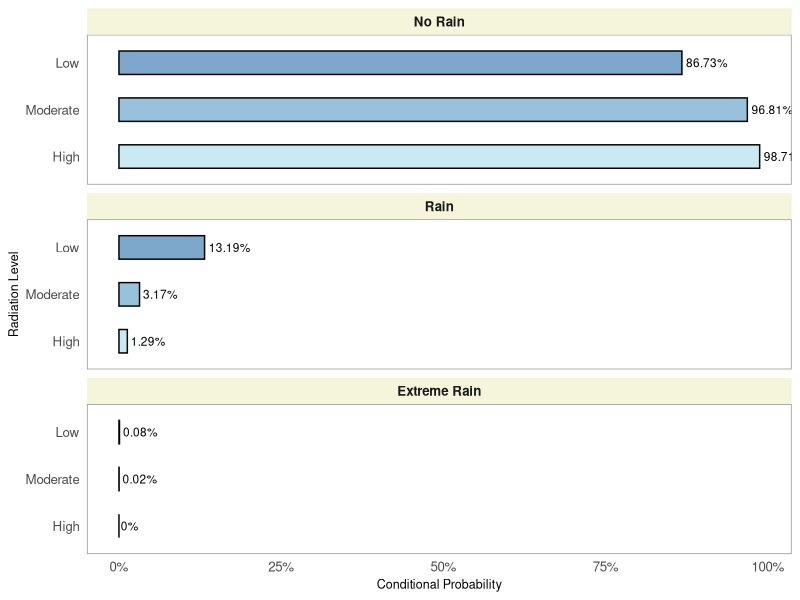

R code for this plot: (Note: this script raises an error after producing the figure.)
## ---- chunk 1
library(ggplot2)
library(tidyr)
library(dplyr)

# Dados
df <- data.frame(
  Radiation = factor(c("High", "Moderate", "Low"), levels = c("High", "Moderate", "Low")),
  No_rain = c( 98.71, 96.81 , 86.73),
  Rain = c(1.29, 3.17 , 13.19),
  Extreme_rain = c(0, 0.02 , 0.08)
)

# Converter para formato longo
df_long <- df %>%
  pivot_longer(cols = -Radiation, names_to = "Precipitation", values_to = "Probability")

# Criar rótulos de precipitação para o facet
df_long$Precipitation <- factor(df_long$Precipitation,
                                levels = c("No_rain", "Rain", "Extreme_rain"),
                                labels = c("No Rain", "Rain", "Extreme Rain"))

# Gráfico
g_rad = ggplot(df_long, aes(x = Probability/100, y = Radiation, fill = Radiation)) +
  geom_col(width = 0.5, color = "black", alpha = 0.7) +
  geom_text(aes(label = paste0(Probability, "%")), 
          hjust = -0.1, size = 3) +
  facet_wrap(~ Precipitation, ncol = 1, scales = "free_y") +
  scale_x_continuous(labels = scales::percent_format(accuracy = 1)) +
  scale_fill_manual(values = c("lightblue2", "skyblue3", "steelblue")) +
  labs(x = "Conditional Probability", y = "Radiation Level") +
  theme_minimal(base_size = 12) +
  theme(
    panel.grid = element_blank(),
    strip.background = element_rect(fill = "beige", color = NA),
    strip.text = element_text(face = "bold"),
    legend.position = "none",
    panel.border = element_rect(color = "grey60", fill = NA),
    axis.title.x = element_text(size = 9),
    axis.title.y = element_text(size = 9)
  )

ggsave(
  filename = "C:/Users/Pichau/INMET/probabilidades_condicionais/cond_prob_radiacao_atualizado.png",
  plot = g_rad,
  width = 7,
  height = 5,
  dpi = 300,
  bg = "white"  # 🔥 garante fundo branco no arquivo salvo
)


## ---- chunk 2
g_vento <- ggplot(df_vento_long, aes(x = Probability/100, y = Wind, fill = Wind)) +
  geom_col(width = 0.5, color = "black", alpha = 0.7) +
  geom_text(aes(label = paste0(Probability, "%")), 
            hjust = -0.1, size = 3) +
  facet_wrap(~ Precipitation, ncol = 1, scales = "free_y") +
  scale_x_continuous(labels = scales::percent_format(accuracy = 1), limits = c(0, 1.1)) +
  scale_fill_manual(values = c("lightblue2", "skyblue3", "steelblue")) +
  labs(x = "Conditional Probability", y = "Wind Speed Level") +
  theme_light(base_size = 12) +
  theme(
    panel.background = element_rect(fill = "white", color = NA),
    plot.background = element_rect(fill = "white", color = NA),
    panel.grid = element_blank(),
    strip.background = element_rect(fill = "beige", color = NA),
    strip.text = element_text(face = "bold", size = 9, color = "black"),  # CORRIGIDO: cor do título para preto
    axis.text.x = element_text(size = 8),
    axis.text.y = element_text(size = 8),
    axis.title.x = element_text(size = 9),
    axis.title.y = element_text(size = 9),
    legend.position = "none",
    panel.border = element_rect(color = "grey60", fill = NA)
  )

# Salvar imagem
ggsave(
  filename = "C:/Users/Pichau/INMET/probabilidades_condicionais/cond_prob_vento_atualizado.png",
  plot = g_vento,
  width = 7,
  height = 5,
  dpi = 300,
  bg = "white"
)

## ---- chunk 3
library(ggplot2)
library(tidyr)
library(dplyr)

# Dados
df_umidade <- data.frame(
  Humidity = factor(c("High", "Moderate", "Low"), levels = c("High", "Moderate", "Low")),
  
  No_rain = c(86.61,97.05 , 98.90 ),
  Rain = c(13.32,2.93 ,1.09 ),
  Extreme_rain = c(0.07, 0.02, 0.01 )
  
  
)

# Converter para formato longo
df_umidade_long <- df_umidade %>%
  pivot_longer(cols = -Humidity, names_to = "Precipitation", values_to = "Probability")

# Ajustar rótulos
df_umidade_long$Precipitation <- factor(df_umidade_long$Precipitation,
                                        levels = c("No_rain", "Rain", "Extreme_rain"),
                                        labels = c("No Rain", "Rain", "Extreme Rain"))

# Criar gráfico
g_umidade <- ggplot(df_umidade_long, aes(x = Probability/100, y = Humidity, fill = Humidity)) +
  geom_col(width = 0.5, color = "black", alpha = 0.7) +
  geom_text(aes(label = paste0(Probability, "%")), 
            hjust = -0.1, size = 3) +
  facet_wrap(~ Precipitation, ncol = 1, scales = "free_y") +
  scale_x_continuous(labels = scales::percent_format(accuracy = 1), limits = c(0, 1.1)) +
  scale_fill_manual(values = c("lightblue2", "skyblue3", "steelblue")) +
  labs(x = "Conditional Probability", y = "Relative Humidity Level") +
  theme_light(base_size = 12) +
  theme(
    panel.background = element_rect(fill = "white", color = NA),
    plot.background = element_rect(fill = "white", color = NA),
    panel.grid = element_blank(),
    strip.background = element_rect(fill = "beige", color = NA),
    strip.text = element_text(face = "bold", size = 9, color = "black"),  # preto
    axis.text.x = element_text(size = 8),
    axis.text.y = element_text(size = 8),
    axis.title.x = element_text(size = 9),
    axis.title.y = element_text(size = 9),
    legend.position = "none",
    panel.border = element_rect(color = "grey60", fill = NA)
  )

# Salvar imagem
dir.create("C:/Users/Pichau/INMET/probabilidades_condicionais", showWarnings = FALSE)

ggsave(
  filename = "C:/Users/Pichau/INMET/probabilidades_condicionais/cond_prob_umidade_atualizado.png",
  plot = g_umidade,
  width = 7,
  height = 5,
  dpi = 300,
  bg = "white"
)
## ---- chunk 4
library(ggplot2)
library(tidyr)
library(dplyr)

# ---- Dados ----
df_rad <- data.frame(
  
  Variable = "Radiation",
  Level = factor(c("High", "Moderate", "Low"), levels = c("High", "Moderate", "Low")),
  
  No_rain = c( 98.71, 96.81 , 86.73),
  Rain = c(1.29, 3.17 , 13.19),
  Extreme_rain = c(0, 0.02 , 0.08)
)

df_wind <- data.frame(
  
# Atualizado 
  Variable = "Wind",
  Level = factor(c("High", "Moderate", "Low"), levels = c("High", "Moderate", "Low")),
  No_rain = c(92.86, 87.76, 92.47),
  Rain = c(7.07, 12.14, 7.49),
  Extreme_rain = c(0.07, 0.10, 0.04)
)


# Atualizado 
df_hum <- data.frame(
  Variable = "Humidity",
  Level = factor(c("High", "Moderate", "Low"), levels = c("High", "Moderate", "Low")),
  No_rain = c(86.61,97.05 , 98.90 ),
  Rain = c(13.32,2.93 ,1.09 ),
  Extreme_rain = c(0.07, 0.02, 0.01 )
  
)

# ---- Combina e alonga ----
df_all_long <- bind_rows(df_rad, df_wind, df_hum) |>
  pivot_longer(c(No_rain, Rain, Extreme_rain),
               names_to = "Precipitation", values_to = "Probability") |>
  mutate(
    Precipitation = factor(Precipitation,
                           levels = c("No_rain","Rain","Extreme_rain"),
                           labels = c("No Rain","Rain","Extreme Rain")),
    prop = Probability/100,
    # posição do rótulo, com "empurrão" à direita e clamp no 1.05
    label_x = pmin(prop + 0.015, 1.05),
    label_txt = paste0(sprintf("%.2f", Probability), "%")
  )

# ---- Gráfico combinado com rótulos ----
g_all <- ggplot(df_all_long, aes(x = prop, y = Level, fill = Level)) +
  geom_col(width = 0.5, color = "black", alpha = 0.7) +
  geom_text(aes(x = label_x, label = label_txt),
            hjust = 0, size = 2.1) +
  facet_grid(Precipitation ~ Variable, scales = "free_y") +
  scale_x_continuous(labels = scales::percent_format(accuracy = 1),
                     limits = c(0, 1.08)) +  # espaço para os rótulos
  scale_fill_manual(values = c("lightblue2","skyblue3","steelblue")) +
  labs(x = "Conditional Probability", y = "Level") +
  theme_light(base_size = 11) +
  theme(
    panel.background = element_rect(fill = "white", color = NA),
    plot.background  = element_rect(fill = "white", color = NA),
    panel.grid = element_blank(),
    strip.background = element_rect(fill = "beige", color = NA),
    strip.text = element_text(face = "bold", size = 9, color = "black"),
    axis.text.x = element_text(size = 8),
    axis.text.y = element_text(size = 8),
    axis.title.x = element_text(size = 9),
    axis.title.y = element_text(size = 9),
    legend.position = "none",
    panel.border = element_rect(color = "grey60", fill = NA)
  )

ggsave(
  filename = "C:/Users/Pichau/INMET/probabilidades_condicionais/cond_prob_radiacao_atualizado.png",
  plot = g_rad,
  width = 20,      # antes 7
  height = 12,      # antes 5
  dpi = 400,       # maior resolução
  bg = "white"
)

## ---- chunk 5

library(ggplot2)
library(tidyr)
library(dplyr)

# Dados
dados <- data.frame(
  Humidity = factor(c("High", "Moderate", "Low"), 
                    levels = c("Low", "Moderate", "High")),
  No_rain = c(0.7349, 0.9688, 0.9949),
  Rain = c(0.2624, 0.0308, 0.0051),
  Extreme_rain = c(0.0027, 0.0004, 0)
)

# Converter para formato longo
dados_long <- dados %>%
  pivot_longer(cols = -Humidity, names_to = "Precipitation", values_to = "Probability") %>%
  mutate(Precipitation = factor(Precipitation, 
                                levels = c("No_rain", "Rain", "Extreme_rain")))

# Paleta inspirada em meteorologia (azul → chuva, azul-claro → sem chuva)
cores <- c(
  "No_rain" = "#A7C7E7",       # azul-claro acinzentado
  "Rain" = "#4A90E2",          # azul médio
  "Extreme_rain" = "#001F54"   # azul escuro profundo
)

# Gráfico final
ggplot(dados_long, aes(x = Humidity, y = Probability, fill = Precipitation)) +
  geom_bar(stat = "identity", position = position_dodge(width = 0.75), width = 0.6,
           color = "black", linewidth = 0.2) +
  geom_text(aes(label = sprintf("%.2f%%", Probability * 100)),
            position = position_dodge(width = 0.75),
            vjust = -0.4, size = 3, color = "black", family = "sans") +
  scale_fill_manual(values = cores,
                    labels = c("No rain", "Rain", "Extreme rain")) +
  labs(
    x = "Humidity level (1h lag)",
    y = "Conditional probability",
    fill = "Precipitation",
    title = ""
  ) +
  scale_y_continuous(limits = c(0, 1.05), expand = c(0, 0)) +
  theme_minimal(base_size = 11) +
  theme(
    text = element_text(family = "sans"),
    plot.title = element_text(hjust = 0.5, size = 11.5, face = "plain"),
    axis.title = element_text(size = 10),
    axis.text = element_text(size = 9),
    legend.position = "top",
    legend.title = element_text(size = 9),
    legend.text = element_text(size = 9),
    panel.grid = element_blank(),
    panel.border = element_rect(color = "grey60", fill = NA, linewidth = 0.3),
    axis.line = element_line(color = "grey40", linewidth = 0.3)
  )

# Salvar com fundo branco
ggsave(
  filename = "C:/Users/Pichau/INMET/probabilidades_condicionais/vento_umidade_lag1h.png",
  width = 6,
  height = 4,
  dpi = 300,
  bg = "white"
)



## ---- chunk 6
library(ggplot2)
library(tidyr)
library(dplyr)

dados <- data.frame(
  Humidity = factor(c("Low", "Moderate", "High"), 
                    levels = c("Low", "Moderate", "High")),
  
  No_rain = c(0.9842, 0.9593 , 0.8067),
  
  Rain = c(0.0156,0.0404, 0.1925),
  
  Extreme_rain = c(0.0002,0.0003 ,0.0008 )
)


# Converter para formato longo
dados_long <- dados %>%
  pivot_longer(cols = -Humidity, names_to = "Precipitation", values_to = "Probability") %>%
  mutate(Precipitation = factor(Precipitation, 
                                levels = c("No_rain", "Rain", "Extreme_rain")))

# Paleta meteorológica (tons de azul)
cores <- c(
  "No_rain" = "#A7C7E7",       # azul-claro
  "Rain" = "#4A90E2",          # azul médio
  "Extreme_rain" = "#001F54"   # azul escuro
)

# Gráfico
ggplot(dados_long, aes(x = Humidity, y = Probability, fill = Precipitation)) +
  geom_bar(stat = "identity", position = position_dodge(width = 0.75), width = 0.6,
           color = "black", linewidth = 0.2) +
  geom_text(aes(label = sprintf("%.2f%%", Probability * 100)),
            position = position_dodge(width = 0.75),
            vjust = -0.4, size = 3, color = "black", family = "sans") +
  scale_fill_manual(values = cores,
                    labels = c("No rain", "Rain", "Extreme rain")) +
  labs(
    x = "Humidity level (1h lag)",
    y = "Conditional probability",
    fill = "Precipitation",
    title = ""
  ) +
  scale_y_continuous(limits = c(0, 1.05), expand = c(0, 0)) +
  theme_minimal(base_size = 11) +
  theme(
    text = element_text(family = "sans"),
    plot.title = element_text(hjust = 0.5, size = 11.5, face = "plain"),
    axis.title = element_text(size = 10),
    axis.text = element_text(size = 9),
    legend.position = "top",
    legend.title = element_text(size = 9),
    legend.text = element_text(size = 9),
    panel.grid = element_blank(),
    panel.border = element_rect(color = "grey60", fill = NA, linewidth = 0.3),
    axis.line = element_line(color = "grey40", linewidth = 0.3)
  )

# Salvar com fundo branco
ggsave(
  filename = "C:/Users/Pichau/INMET/probabilidades_condicionais/radiacao_umidade_lag1h_atualizado.png",
  width = 6,
  height = 4,
  dpi = 300,
  bg = "white"
)

## ---- chunk 7
library(ggplot2)
library(tidyr)
library(dplyr)

# Dados
df_umidade <- data.frame(
  Humidity = factor(c("High", "Moderate", "Low"), levels = c("High", "Moderate", "Low")),
  No_rain = c(86.65, 97.03, 98.89),
  Rain = c(13.32, 2.24, 1.08),
  Extreme_rain = c(0.03, 0.73, 0.03)
)

# Converter para formato longo
df_umidade_long <- df_umidade %>%
  pivot_longer(cols = -Humidity, names_to = "Precipitation", values_to = "Probability")

# Ajustar rótulos
df_umidade_long$Precipitation <- factor(df_umidade_long$Precipitation,
                                        levels = c("No_rain", "Rain", "Extreme_rain"),
                                        labels = c("No Rain", "Rain", "Extreme Rain"))

# Criar gráfico
g_umidade <- ggplot(df_umidade_long, aes(x = Probability/100, y = Humidity, fill = Humidity)) +
  geom_col(width = 0.5, color = "black", alpha = 0.7) +
  geom_text(aes(label = paste0(Probability, "%")), 
            hjust = -0.15, size = 4.2, fontface = "bold", color = "black") +  # 🔹 rótulo maior
  facet_wrap(~ Precipitation, ncol = 1, scales = "free_y") +
  scale_x_continuous(labels = scales::percent_format(accuracy = 1), 
                     limits = c(0, 1.25)) +  # 🔹 mais espaço à direita
  scale_fill_manual(values = c("lightblue2", "skyblue3", "steelblue")) +
  labs(x = "Conditional Probability", y = "Relative Humidity Level") +
  theme_light(base_size = 12) +
  theme(
    panel.background = element_rect(fill = "white", color = NA),
    plot.background = element_rect(fill = "white", color = NA),
    panel.grid = element_blank(),
    strip.background = element_rect(fill = "beige", color = NA),
    strip.text = element_text(face = "bold", size = 10, color = "black"),
    axis.text.x = element_text(size = 9),
    axis.text.y = element_text(size = 9),
    axis.title.x = element_text(size = 10),
    axis.title.y = element_text(size = 10),
    legend.position = "none",
    panel.border = element_rect(color = "grey60", fill = NA)
  )

# Salvar imagem
dir.create("C:/Users/Pichau/INMET/probabilidades_condicionais", showWarnings = FALSE)

ggsave(
  filename = "C:/Users/Pichau/INMET/probabilidades_condicionais/cond_prob_umidade.png",
  plot = g_umidade,
  width = 7,
  height = 5,
  dpi = 300,
  bg = "white"
)


## ---- chunk 8
library(ggplot2)
library(tidyr)
library(dplyr)

df_rad <- data.frame(
  
  Variable = "Radiation",
  Level = factor(c("High", "Moderate", "Low"), levels = c("High", "Moderate", "Low")),
  
  No_rain = c( 98.71, 96.81 , 86.73),
  Rain = c(1.29, 3.17 , 13.19),
  Extreme_rain = c(0, 0.02 , 0.08)
)

df_wind <- data.frame(
  
# Atualizado 
  Variable = "Wind",
  Level = factor(c("High", "Moderate", "Low"), levels = c("High", "Moderate", "Low")),
  No_rain = c(92.86, 87.76, 92.47),
  Rain = c(7.07, 12.14, 7.49),
  Extreme_rain = c(0.07, 0.10, 0.04)
)


# Atualizado 
df_hum <- data.frame(
  Variable = "Humidity",
  Level = factor(c("High", "Moderate", "Low"), levels = c("High", "Moderate", "Low")),
  No_rain = c(86.61,97.05 , 98.90 ),
  Rain = c(13.32,2.93 ,1.09 ),
  Extreme_rain = c(0.07, 0.02, 0.01 )
  
)


# ---- Combina e alonga ----
df_all_long <- bind_rows(df_rad, df_wind, df_hum) |>
  pivot_longer(c(No_rain, Rain, Extreme_rain),
               names_to = "Precipitation", values_to = "Probability") |>
  mutate(
    Precipitation = factor(Precipitation,
                           levels = c("No_rain","Rain","Extreme_rain"),
                           labels = c("No Rain","Rain","Extreme Rain")),
    prop = Probability / 100,
    label_x = pmin(prop + 0.025, 1.25),  # mais espaço para texto
    label_txt = paste0(sprintf("%.2f", Probability), "%")
  )

# ---- Gráfico combinado ----
g_all <- ggplot(df_all_long, aes(x = prop, y = Level, fill = Level)) +
  geom_col(width = 0.5, color = "black", alpha = 0.8) +
  geom_text(aes(x = label_x, label = label_txt),
            hjust = 0, size = 4.2, fontface = "bold", color = "black") +
  facet_grid(Precipitation ~ Variable, scales = "free_y") +
  scale_x_continuous(labels = scales::percent_format(accuracy = 1),
                     limits = c(0, 1.25),  # 🔹 amplia o eixo para não cortar
                     expand = expansion(mult = c(0, 0.05))) +  # 🔹 garante respiro
  scale_fill_manual(values = c("lightblue2","skyblue3","steelblue")) +
  labs(x = "Conditional Probability", y = "Level") +
  theme_light(base_size = 12) +
  theme(
    panel.background = element_rect(fill = "white", color = NA),
    plot.background  = element_rect(fill = "white", color = NA),
    panel.grid = element_blank(),
    strip.background = element_rect(fill = "beige", color = NA),
    strip.text = element_text(face = "bold", size = 11, color = "black"),
    axis.text.x = element_text(size = 9),
    axis.text.y = element_text(size = 9),
    axis.title.x = element_text(size = 10),
    axis.title.y = element_text(size = 10),
    legend.position = "none",
    panel.border = element_rect(color = "grey60", fill = NA),
    plot.margin = margin(10, 40, 10, 10)  # 🔹 margem direita maior
  )

# ---- Salvar imagem ----
dir.create("C:/Users/Pichau/INMET/probabilidades_condicionais", showWarnings = FALSE)

ggsave(
  filename = "C:/Users/Pichau/INMET/probabilidades_condicionais/cond_prob_combinado_atualizado.png",
  plot = g_all,
  width = 9.5,
  height = 7,
  dpi = 400,
  bg = "white"
)
